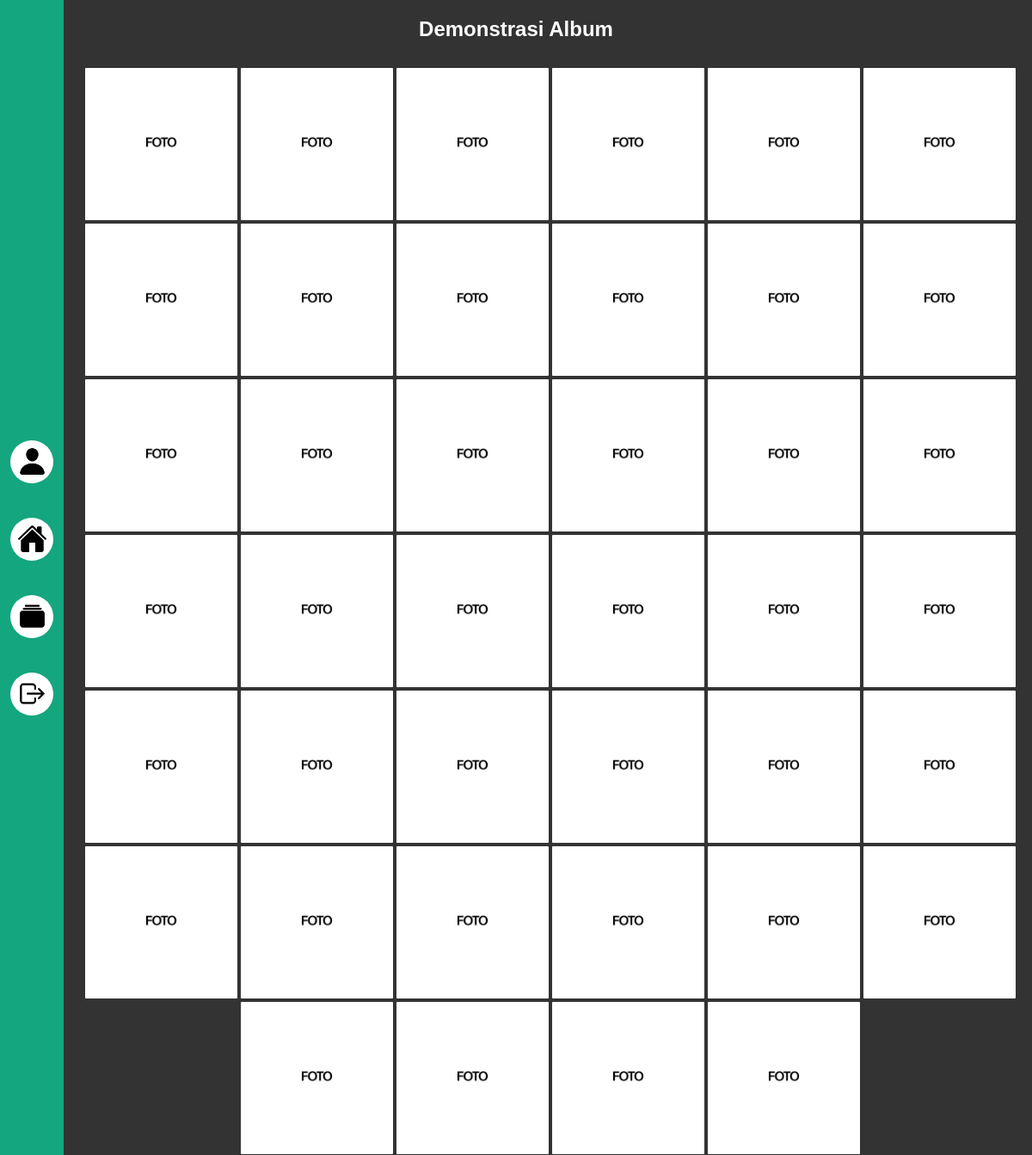
Page /albumcontent.php?ID=1 (signed in) on the committed database.
### tables this page shows
CREATE TABLE `album` (
  `AlbumID` int(11) NOT NULL,
  `NamaAlbum` varchar(255) NOT NULL,
  `Deskripsi` text NOT NULL,
  `TanggalDibuat` date NOT NULL,
  `UserID` int(11) NOT NULL
);

CREATE TABLE `foto` (
  `IdFoto` int(11) NOT NULL,
  `JudulFoto` varchar(255) NOT NULL,
  `DeskripsiFoto` text NOT NULL,
  `TanggalUnggah` date NOT NULL,
  `LokasiFile` varchar(255) NOT NULL,
  `AlbumID` int(11) NOT NULL,
  `UserID` int(11) NOT NULL
);

### albumcontent.php (the view, shortened to what this page needs)
<?php
require_once 'include/header.php';
$getID = $_GET['ID'];
$DataAlbum = "SELECT `AlbumID`, `NamaAlbum`, `Deskripsi`, `TanggalDibuat`, `UserID` FROM `album` WHERE `AlbumID` = '$getID'";
$hasil = mysqli_query($connect, $DataAlbum);
$row = mysqli_fetch_assoc($hasil);
$DeskripsiAlbum = $row['Deskripsi'];
?>
<main>
    <h1 style="margin: 10px 0 10px 0;padding: 10px; width: 100%;text-align: center;"><?php echo $DeskripsiAlbum; ?></h2>
    <div class="flexibleCon">
        <?php
        $query = $connect->query("SELECT * FROM foto WHERE `AlbumID`= '$getID' ORDER BY TanggalUnggah DESC");
            if($query->num_rows > 0){
                while($row = $query->fetch_assoc()){
                    $imageID = $row["IdFoto"];
                    $imageData = 'uploads/'.$row["LokasiFile"];
        ?>
            <img class="ImageItem" src="<?php echo $imageData; ?>" alt="" ondblclick="LoadPhoto('<?php echo $imageID; ?>')"/>
        <?php
                    }
            }else{
        ?>
            <br>
            <br>
                <strong>Tidak Ada Foto</strong>
        <?php
            }
        ?>
        </div>
</main>
<?php
require_once 'include/footer.php';
?>

### include/header.php (shortened to what this page needs)
<!DOCTYPE html>
<html lang="en">
<head>
    <link rel="stylesheet" href="asset/css/universal.css">
    <link rel="stylesheet" href="asset/css/form.css">
</head>
<body>
    <header>
        <nav>
            <h1 class="ProfileLogo" onclick="linker('profile')"></h1>
            <h1 class="HomeLogo" onclick="linker('home')"></h1>
            <h1 class="AlbumLogo" onclick="linker('album')"></h1>
            <h1 class="logout" onclick="linker('logout')"></h1>
        </nav>
    </header>

### include/footer.php (shortened to what this page needs)
</body>
</html>

### asset/css/universal.css (style rules this page uses)
* { font-family: 'Poppins', sans-serif; text-decoration: none; font-size: 16px; font-weight: 550; margin: 0; padding: 0; box-sizing: border-box; max-width: 100vw; color: var(--text); }
:root { --text: rgb(255, 255, 255); --background: rgb(51, 51, 51); --primary: #14a67f; --secondary: rgb(38, 175, 13); --tertiary: rgb(11, 178, 186); --accent: rgb(207, 174, 8); }
body { width: auto; height: 100%; max-height: 100vh; display: flex; flex-direction: column; background: var(--background); }
main { width: 100%; height: auto; display: flex; flex-direction: column; flex-wrap: wrap; }
header { position: fixed; top: 0; left: 0; width: 74px; height: 100%; color: var(--text); background: var(--primary); cursor: default; z-index: 99; }
nav { position: relative; padding: 40px 12px; width: 100%; height: 100%; display: flex; flex-direction: column; align-items: center; justify-content: center; gap: 20px; }
.ProfileLogo, .HomeLogo, .AlbumLogo, .logout { margin: 10px auto; width: 50px; aspect-ratio: 1/1; border: solid 1px inherit; border-radius: 50%; }
.ProfileLogo { background: url(../img/person.png); background-position: center; background-size: 70%; background-repeat: no-repeat; background-color: white; }
.HomeLogo { background: url(../img/home.png); background-position: center; background-size: 70%; background-repeat: no-repeat; background-color: white; }
.AlbumLogo { background: url(../img/albums.png); background-position: center; background-size: 70%; background-repeat: no-repeat; background-color: white; }
.logout { background: url(../img/logout.png); background-position: center; background-size: 70%; background-repeat: no-repeat; background-color: white; }
h1 { margin: auto; font-size: 24px; }
.flexibleCon { margin: 10px auto 0 80px; padding: 0; width: auto; max-width: 100%; height: auto; border: none; border-radius: 15px; display: flex; align-items: center; justify-content: center; flex-wrap: wrap; gap: 2px; }
.ImageItem { width: calc(15vw - 1px); height: auto; aspect-ratio: 1/1; border: solid 1px transparent; border-radius: 2px; box-sizing: border-box; }

### rows in the picture
album: Deskripsi "Demonstrasi Album"
foto: LokasiFile (picture)
foto: LokasiFile (picture)
foto: LokasiFile (picture)
foto: LokasiFile (picture)
foto: LokasiFile (picture)
foto: LokasiFile (picture)
foto: LokasiFile (picture)
foto: LokasiFile (picture)
foto: LokasiFile (picture)
foto: LokasiFile (picture)
foto: LokasiFile (picture)
foto: LokasiFile (picture)
foto: LokasiFile (picture)
foto: LokasiFile (picture)
foto: LokasiFile (picture)
foto: LokasiFile (picture)
foto: LokasiFile (picture)
foto: LokasiFile (picture)
foto: LokasiFile (picture)
foto: LokasiFile (picture)
foto: LokasiFile (picture)
foto: LokasiFile (picture)
foto: LokasiFile (picture)
foto: LokasiFile (picture)
foto: LokasiFile (picture)
foto: LokasiFile (picture)
foto: LokasiFile (picture)
foto: LokasiFile (picture)
foto: LokasiFile (picture)
foto: LokasiFile (picture)
foto: LokasiFile (picture)
foto: LokasiFile (picture)
foto: LokasiFile (picture)
foto: LokasiFile (picture)
foto: LokasiFile (picture)
foto: LokasiFile (picture)
foto: LokasiFile (picture)
foto: LokasiFile (picture)
foto: LokasiFile (picture)
foto: LokasiFile (picture)
